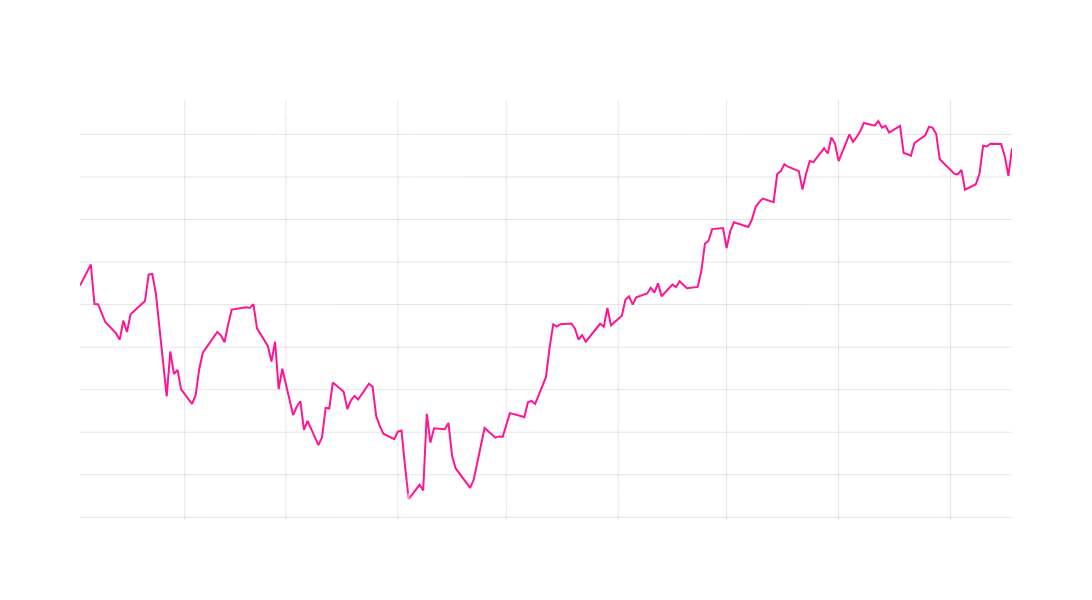

Notebook code cell kept with this figure:
### Markdown cell above
#####  Example: Investing in *NVDA*

This example is to illustrate that backward-looking measures are not an indication of forward-looking performance even with "good" performance metrics

### Code cell
# Read NVDA data
import pandas as pd
df = pd.read_csv('nvda_returns_2025_ytd.csv')
df['Date'] = pd.to_datetime(df['Date'])

# Find the major drop point (when price went to 90s)
drop_date = df[df['Close_Price'] < 100].index[0]
drop_date = df.loc[drop_date, 'Date']

# Calculate expected returns for both periods
pre_drop = df[df['Date'] < drop_date]
post_drop = df[df['Date'] >= drop_date]

pre_drop_er = pre_drop['Daily_Return'].mean() * 100
post_drop_er = post_drop['Daily_Return'].mean() * 100
overall_er = df['Daily_Return'].mean() * 100

# Calculate YTD return
ytd_return = ((df['Close_Price'].iloc[-1] / df['Close_Price'].iloc[0]) - 1) * 100

# Create figure
fig = go.Figure()

# Add NVDA price path
fig.add_trace(
    go.Scatter(
        x=df['Date'],
        y=df['Close_Price'],
        mode='lines',
        line=dict(color='rgba(255, 20, 147, 1)', width=2),
        name='NVDA Price'
    )
)

# Add vertical line at drop date
fig.add_shape(
    type="line",
    x0=drop_date,
    x1=drop_date,
    y0=0,
    y1=1,
    yref="paper",
    line=dict(color='rgba(255, 255, 255, 0.5)', width=2, dash='dash')
)

# Add annotations for metrics
fig.add_annotation(
    x=pre_drop['Date'].mean(),
    y=df['Close_Price'].max(),
    text=f"Pre-Drop Expected Return:<br>{pre_drop_er:.2f}% daily",
    showarrow=False,
    font=dict(color='white')
)

fig.add_annotation(
    x=post_drop['Date'].mean(),
    y=df['Close_Price'].max(),
    text=f"Post-Drop Expected Return:<br>{post_drop_er:.2f}% daily",
    showarrow=False,
    font=dict(color='white')
)

fig.add_annotation(
    x=df['Date'].mean(),
    y=df['Close_Price'].min(),
    text=f"Overall Expected Return: {overall_er:.2f}% daily<br>YTD Return: {ytd_return:.2f}%",
    showarrow=False,
    font=dict(color='white')
)

# Update layout
fig.update_layout(
    title="NVDA Price Movement and Expected Returns (2025 YTD)",
    height=600,
    width=1200,
    plot_bgcolor='rgba(0,0,0,0)',
    paper_bgcolor='rgba(0,0,0,0)',
    font=dict(color='white'),
    showlegend=False,
    xaxis_title="Date",
    yaxis_title="NVDA Price ($)"
)

# Update axes
fig.update_xaxes(
    showgrid=True,
    gridwidth=1,
    gridcolor='rgba(128,128,128,0.2)',
    zeroline=True,
    zerolinewidth=1,
    zerolinecolor='rgba(128,128,128,0.5)'
)

fig.update_yaxes(
    showgrid=True,
    gridwidth=1,
    gridcolor='rgba(128,128,128,0.2)',
    zeroline=True,
    zerolinewidth=1,
    zerolinecolor='rgba(128,128,128,0.5)'
)

fig.show()

### Figure 1 — Plotly figure (JSON) as saved in the notebook; plotly's stock layout.template omitted (floating-point values rounded to 4 significant figures; data arrays with more than 128 entries replaced by an {"elided": "..."} marker saying what was removed)
{"data": [{"line": {"color": "rgba(255, 20, 147, 1)", "width": 2}, "mode": "lines", "name": "NVDA Price", "type": "scatter", "x": {"elided": "177 str values"}, "y": {"elided": "177 float values"}}], "layout": {"annotations": [{"font": {"color": "white"}, "showarrow": false, "text": "Pre-Drop Expected Return:<br>-0.40% daily", "x": "2025-02-18T17:01:56.129032192", "y": 183.2}, {"font": {"color": "white"}, "showarrow": false, "text": "Post-Drop Expected Return:<br>0.52% daily", "x": "2025-06-27T10:13:33.913043456", "y": 183.2}, {"font": {"color": "white"}, "showarrow": false, "text": "Overall Expected Return: 0.20% daily<br>YTD Return: 22.32%", "x": "2025-05-13T08:08:08.135593216", "y": 94.31}], "font": {"color": "white"}, "height": 600, "paper_bgcolor": "rgba(0,0,0,0)", "plot_bgcolor": "rgba(0,0,0,0)", "shapes": [{"line": {"color": "rgba(255, 255, 255, 0.5)", "dash": "dash", "width": 2}, "type": "line", "x0": "2025-04-04T00:00:00", "x1": "2025-04-04T00:00:00", "y0": 0, "y1": 1, "yref": "paper"}], "showlegend": false, "title": {"text": "NVDA Price Movement and Expected Returns (2025 YTD)"}, "width": 1200, "xaxis": {"gridcolor": "rgba(128,128,128,0.2)", "gridwidth": 1, "showgrid": true, "title": {"text": "Date"}, "zeroline": true, "zerolinecolor": "rgba(128,128,128,0.5)", "zerolinewidth": 1}, "yaxis": {"gridcolor": "rgba(128,128,128,0.2)", "gridwidth": 1, "showgrid": true, "title": {"text": "NVDA Price ($)"}, "zeroline": true, "zerolinecolor": "rgba(128,128,128,0.5)", "zerolinewidth": 1}}}
